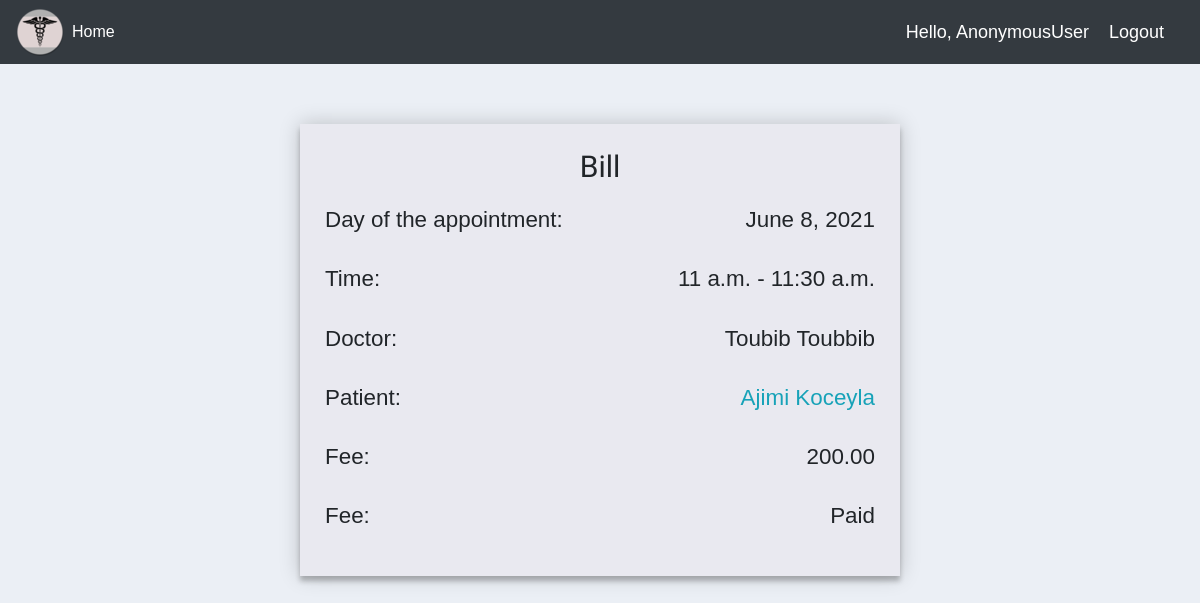
The page /bill/28 on the database its author committed.
### mainapp/models.py (models this page shows, shortened)
class Bill(models.Model):
    PAYMENT_STATE = (
        ('Paid', 'Paid'),
        ('Pending', 'Pending'),
    )
    fee = models.DecimalField(max_digits=6, decimal_places=2)
    payment_state = models.CharField(max_length=10, choices=PAYMENT_STATE)
    consultation = models.OneToOneField(Consultation, null=True, on_delete=models.CASCADE)

class Consultation(models.Model):
    appointment = models.OneToOneField(Appointment, null=True, on_delete=models.SET_NULL)
    doctor = models.ForeignKey(Doctor, null=True, on_delete=models.SET_NULL)
    observation = models.CharField(max_length=200)

class Appointment(models.Model):
    day = models.DateField(u'Day of the appointment', help_text=u'Day of the appointment')
    start_time = models.TimeField(u'Starting time', help_text=u'Starting time')
    end_time = models.TimeField(u'Final time', help_text=u'Final time')
    patient = models.ForeignKey(
        Patient,
        null=True,
        on_delete=models.SET_NULL,
        related_name='appointments'
    )
    APPOINTMENT_STATES = (
        ('Confirmed', 'Confirmed'),
        ('Pending', 'Pending'),
        ('Canceled', 'Canceled'),
    )
    state = models.CharField(max_length=20, choices=APPOINTMENT_STATES, default='Canceled', null=True)
    SPECIALTY = (
        ('General practice', 'General practice'),
        ('Clinical radiology', 'Clinical radiology'),
        ('Anaesthesia', 'Anaesthesia'),
        ('Ophthalmology', 'Ophthalmology')
    )
    specialty = models.CharField(max_length=200, choices=SPECIALTY, null=True)
    consulted = models.BooleanField(default=False)
    class Meta:
        verbose_name = u'Appointment'
        verbose_name_plural = u'Appointments'

class CommonInfo(models.Model):
    SEX = (
        ('Male', 'Male'),
        ('Female', 'Female'),
    )
    first_name = models.CharField(max_length=80, null=True)
    last_name = models.CharField(max_length=80, null=True)
    birth_date = models.DateField(null=True)
    sex = models.CharField(max_length=10, choices=SEX, null=True)
    cin = models.CharField(max_length=15, null=True)
    phone_nb = models.CharField(max_length=30, null=True)
    address = models.ForeignKey(Address, null=True, on_delete=models.SET_NULL)
    objects = models.Manager()
    class Meta:
        abstract = True

class Doctor(CommonInfo):
    user = models.OneToOneField(User, null=True, on_delete=models.CASCADE)
    SPECIALTY = (
        ('General practice', 'General practice'),
        ('Clinical radiology', 'Clinical radiology'),
        ('Anaesthesia', 'Anaesthesia'),
        ('Ophthalmology', 'Ophthalmology')
    )
    email = models.EmailField()
    pwd = models.CharField(max_length=200)
    salary = models.FloatField()
    specialty = models.CharField(max_length=200, choices=SPECIALTY)
    is_active = models.BooleanField(default=True)
    created = models.DateField(auto_now_add=True)
    objects = models.Manager()

class Patient(CommonInfo):
    user = models.OneToOneField(User, null=True, on_delete=models.CASCADE)
    email = models.EmailField(null=True)
    insur_acc_nb = models.OneToOneField(InsuranceAccount, null=True, on_delete=models.SET_NULL)
    weight = models.IntegerField(validators=[
        MaxValueValidator(200),
        MinValueValidator(1)
    ], null=True)
    allergies = models.CharField(max_length=200, null=True)

### mainapp/views.py (the view)
# urls.py: path('bill/<int:idbill>', views.bill, name='bill'),
def bill(request, idbill):
    b = get_object_or_404(Bill, pk=idbill)
    context = {'bill': b}
    return render(request, 'mainapp/entities/bill.html', context)

### mainapp/templatetags/usergroup_tag.py (called while the page is built)
@register.filter(name='has_group')
def has_group(user, group_name):
    return user.groups.filter(name=group_name).exists()

### mainapp/templates/mainapp/entities/bill.html
{% extends "base.html" %}
{% load static %}
{% block content %}
<div class="formcontainer">
    <div id="entity">
        <h3>Bill</h3>
        <div style="overflow: hidden;">
            <p style="float: left;">Day of the appointment: </p><p style="float: right;">{{bill.consultation.appointment.day}}</p>
        </div>
        <div style="overflow: hidden;">
            <p style="float: left;">Time: </p><p style="float: right;">{{bill.consultation.appointment.start_time}} - {{bill.consultation.appointment.end_time}}</p>
        </div>
        <div style="overflow: hidden;">
            <p style="float: left;">Doctor: </p><p style="float: right;">{{bill.consultation.doctor.last_name}} {{bill.consultation.doctor.first_name}}</p>
        </div>
        <div style="overflow: hidden;">
            <p style="float: left;">Patient: </p><p style="float: right;"><a href="{% url 'patient' bill.consultation.appointment.patient.id %}">{{bill.consultation.appointment.patient.last_name }} {{bill.consultation.appointment.patient.first_name}}</a></p>
        </div>
        <div style="overflow: hidden;">
            <p style="float: left;">Fee: </p><p style="float: right;">{{bill.fee}}</p>
        </div>
        <div style="overflow: hidden;">
            <p style="float: left;">Fee: </p><p style="float: right;">{{bill.payment_state}}</p>
        </div>
    </div>
</div>
{% endblock %}

### mainapp/static/css/base.css (style rules this page uses)
body { margin:0; padding:0; font-family:helvetica, sans-serif; background-color:rgb(208,0,0); }
p { line-height: 2.2; }
a { color:#12c064; text-decoration:none; }
h1, h2, h3, h4, h5 , h6 { font-family: 'Muli', sans-serif; font-weight:normal; }

### mainapp/static/css/calendar.css (style rules this page uses)
a { color: #17a2b8; }

### mainapp/static/css/forms.css (style rules this page uses)
.formcontainer { max-width: 600px; width: 100%; margin: 0 auto; position: relative; }
#entity { background:#E9E9F0; padding: 25px; margin: 30px 0; box-shadow: 0 0 20px 0 rgba(0, 0, 0, 0.2), 0 5px 5px 0 rgba(0, 0, 0, 0.24); }
#entity h3 { text-align: center; display: block; font-size: 30px; font-weight: 300; margin-bottom: 10px; }
#entity p { text-align: center; display: block; font-size: 1.4rem; font-weight: 500; margin-bottom: 10px; }

### rows shown on the page
Bill: consultation.appointment.day "June 8, 2021", consultation.appointment.start_time "11 a.m.", consultation.appointment.end_time "11:30 a.m.", consultation.doctor.last_name "Toubib", consultation.doctor.first_name "Toubbib", consultation.appointment.patient.last_name "Ajimi", consultation.appointment.patient.first_name "Koceyla", fee "200.00", payment_state "Paid"

### other values the page prints
{{ request.user }} "AnonymousUser"
